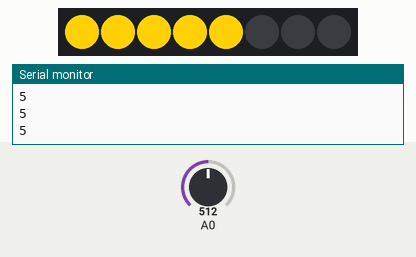
Simulated run of this sketch. Board: ESP8266 (NodeMCU). On the bench: 8 RGB LEDs in strip order, left to right, the last lines printed to the serial monitor. Inputs (shaded band) come from the test bench; at power-on: A0 = 512. The strip is taken to match the declared colour order.

Above: at 1.2 s.
1.3 s: A0 set to 528
At 2.1 s:
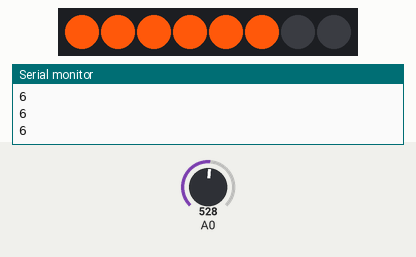
2.8 s: A0 set to 306
At 3.7 s:
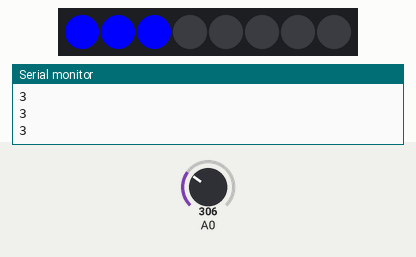
4.3 s: A0 set to 274
At 5.3 s:
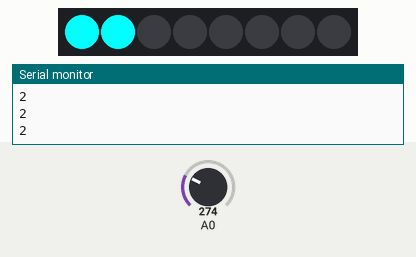
5.8 s: A0 set to 122
At 6.7 s:
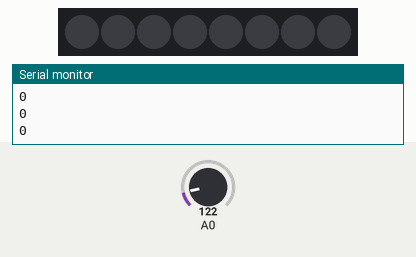
7.4 s: A0 set to 147
At 8.0 s:
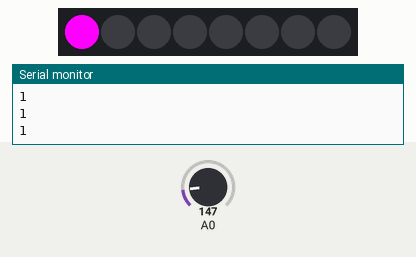
8.9 s: A0 set to 716
At 9.8 s:
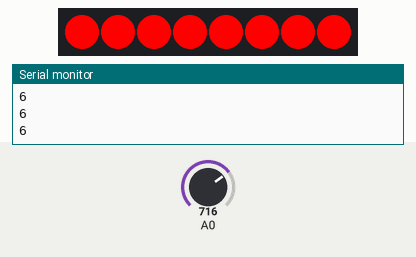
Timing chart, 0 to 11.4 s (numbered marks = the images above; inputs shaded):
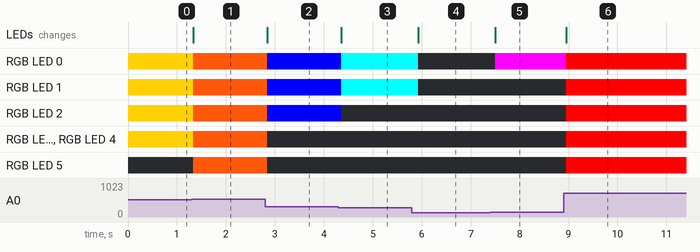

The sketch:

testLM386.ino
```cpp
#include <Adafruit_NeoPixel.h>
int ledPin = D5;
int pixels = 8;
int soundVolume = 0;
int counter = 0;
int times = 3;

Adafruit_NeoPixel strip(pixels, ledPin, NEO_RGB + NEO_KHZ800);

void setup()
{
  Serial.begin(115200);
  strip.begin();
  strip.show();
  strip.setBrightness(255);
}

void loop()
{
  soundVolume = analogRead(A0);
  // soundVolume = map(soundVolume, 0, 1024, 0, 10);
  soundVolume = map(soundVolume, 100, 850, 0, 10);
  // soundVolume = map(soundVolume, 50, 300, 0, 10); // WDA藍瓶
  if (soundVolume == 0)
  {
    counter++;
    if (counter >= times)
    {
      strip.clear();
      strip.show();
      Serial.println(0);
    }
  }
  if (soundVolume == 1)
  {
    if (counter < times)
    {
      setColor(soundVolume, 255, 0, 255);
      clearPixel(soundVolume);
      strip.show();
      Serial.println(1);
    }
    counter = 0;
  }
  if (soundVolume == 2)
  {
    if (counter < times)
    {
      setColor(soundVolume, 0, 255, 255);
      clearPixel(soundVolume);
      strip.show();
      Serial.println(2);
    }
    counter = 0;
  }
  if (soundVolume == 3)
  {
    if (counter < times)
    {
      setColor(soundVolume, 0, 0, 255);
      clearPixel(soundVolume);
      strip.show();
      Serial.println(3);
    }
    counter = 0;
  }
  if (soundVolume == 4)
  {
    if (counter < times)
    {
      setColor(soundVolume, 0, 255, 0);
      clearPixel(soundVolume);
      strip.show();
      Serial.println(4);
    }
    counter = 0;
  }
  if (soundVolume == 5)
  {
    if (counter < times)
    {
      setColor(soundVolume, 255, 209, 5);
      clearPixel(soundVolume);
      strip.show();
      Serial.println(5);
    }
    counter = 0;
  }
  if (soundVolume == 6)
  {
    if (counter < times)
    {
      setColor(soundVolume, 255, 88, 10);
      clearPixel(soundVolume);
      strip.show();
      Serial.println(6);
    }
    counter = 0;
  }
  if (soundVolume == 7)
  {
    if (counter < times)
    {
      setColor(soundVolume, 255, 97, 176);
      clearPixel(soundVolume);
      strip.show();
      Serial.println(6);
    }
    counter = 0;
  }
  if (soundVolume == 8)
  {
    if (counter < times)
    {
      setColor(soundVolume, 255, 0, 0);
      // clearPixel(soundVolume);
      strip.show();
      Serial.println(6);
    }
    counter = 0;
  }

  delay(60);
}

void setColor(int endPixel, int R, int G, int B)
{
  for (int i = 0; i < endPixel; i++)
  {
    strip.setPixelColor(i, strip.Color(R, G, B));
  }
}

void clearPixel(int startPixel)
{
  for (int i = startPixel; i < pixels; i++)
  {
    strip.setPixelColor(i, strip.Color(0, 0, 0));
  }
}
```

Measured:
- the behaviour switches between 512 and 513 on A0 (found by bisection; images 0 and 1)
- the behaviour switches between 288 and 287 on A0 (found by bisection; images 2 and 3)
- the behaviour switches between 137 and 138 on A0 (found by bisection; images 4 and 5)
- after the input at 1.3 s, RGB LED 0–4: RGB(255, 209, 5) → RGB(255, 88, 10) at once; RGB LED 5: off → RGB(255, 88, 10) at once; the LEDs: change at once (image 1)
- after the input at 2.8 s, RGB LED 0–2: RGB(255, 88, 10) → RGB(0, 0, 255) at once; RGB LED 3–5: RGB(255, 88, 10) → off at once; the LEDs: change at once (image 2)
- after the input at 4.3 s, RGB LED 0, RGB LED 1: RGB(0, 0, 255) → RGB(0, 255, 255) after 0.06 s; RGB LED 2: RGB(0, 0, 255) → off after 0.06 s; the LEDs: change after 0.06 s (image 3)
- after the input at 5.8 s, RGB LED 0, RGB LED 1: RGB(0, 255, 255) → off after 0.13 s; the LEDs: change after 0.13 s (image 4)
- after the input at 7.4 s, RGB LED 0: off → RGB(255, 0, 255) after 0.10 s; the LEDs: change after 0.10 s (image 5)
- after the input at 8.9 s, RGB LED 0: RGB(255, 0, 255) → RGB(255, 0, 0) after 0.05 s; RGB LED 1–5: off → RGB(255, 0, 0) after 0.05 s; the LEDs: change after 0.05 s (image 6)
